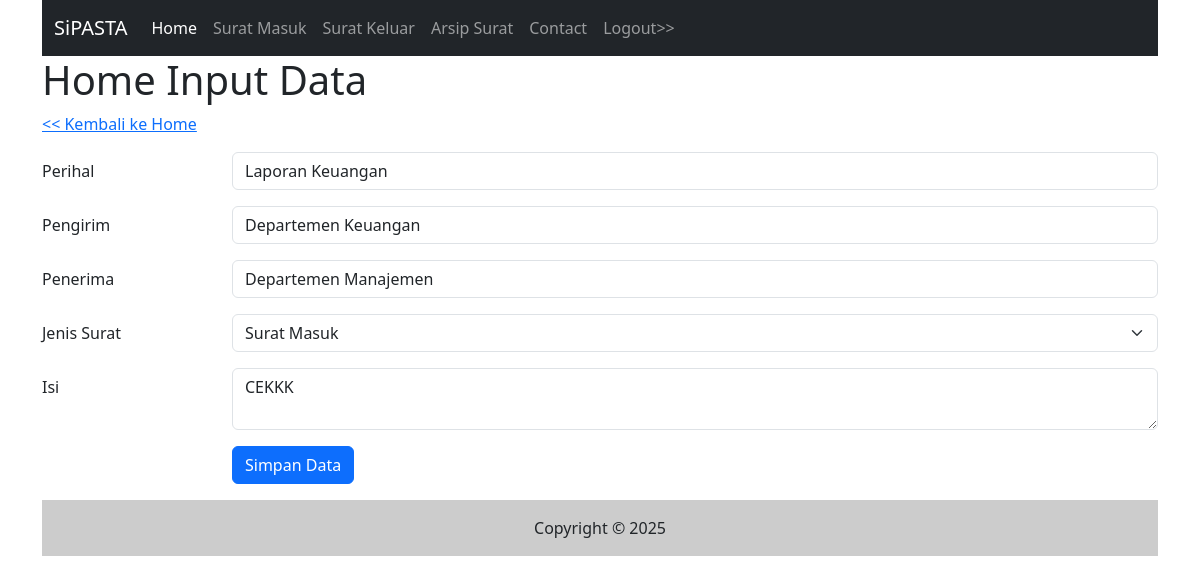
The page /admin/halaman_input.php?id=1 on the database its author committed.
### tables this page shows
CREATE TABLE `halaman` (
  `id` int(11) NOT NULL,
  `perihal` varchar(300) NOT NULL,
  `pengirim` varchar(300) NOT NULL,
  `penerima` varchar(300) NOT NULL,
  `jsurat` enum('Surat Masuk','Surat Keluar') NOT NULL,
  `isi` text NOT NULL,
  `tgl_isi` timestamp NOT NULL DEFAULT current_timestamp() ON UPDATE current_timestamp()
);

### admin/halaman_input.php (the view, shortened to what this page needs)
<?php include("inc_header.php") ?>
<?php include("../inc/inc_koneksi.php");
?>
<?php
$perihal = "";
$pengirim = "";
$penerima = "";
$jsurat = "";
$isi = "";
if(isset($_GET['id'])){
    $id = $_GET['id'];
}else{
    $id = "";
}
if($id !=""){
    $sql1       = "select * from halaman where id = '$id'";
    $q1         = mysqli_query($koneksi, $sql1);
    $r1         = mysqli_fetch_array($q1);
    $perihal    = $r1['perihal'];
    $pengirim   = $r1['pengirim'];
    $penerima   = $r1['penerima'];
    $jsurat     = $r1['jsurat'];
    $isi        = $r1['isi'];
}
?>
<h1>Home Input Data</h1>
<div class="mb-3 row">
    <a href="halaman.php">
        << Kembali ke Home</a>
</div>
<form action="" method="post">
    <div class="mb-3 row">
        <label for="perihal" class="col-sm-2 col-form-label">Perihal</label>
        <div class="col-sm-10">
            <input type="text" class="form-control" id="perihal" value="<?php echo $perihal ?>" name="perihal">
        </div>
    </div>
    <div class="mb-3 row">
        <label for="pengirim" class="col-sm-2 col-form-label">Pengirim</label>
        <div class="col-sm-10">
            <input type="text" class="form-control" id="pengirim" value="<?php echo $pengirim ?>" name="pengirim">
        </div>
    </div>
    <div class="mb-3 row">
        <label for="penerima" class="col-sm-2 col-form-label">Penerima</label>
        <div class="col-sm-10">
            <input type="text" class="form-control" id="penerima" value="<?php echo $penerima ?>" name="penerima">
        </div>
    </div>
    <div class="mb-3 row">
        <label for="jsurat" class="col-sm-2 col-form-label">Jenis Surat</label>
        <div class="col-sm-10">
            <select class="form-select" id="jsurat" name="jsurat" required>
                <option value="Surat Masuk" <?php if ($jsurat == "Surat Masuk")
                    echo "selected"; ?>>Surat Masuk</option>
            </select>
        </div>
    </div>
    <div class="mb-3 row">
        <label for="isi" class="col-sm-2 col-form-label">Isi</label>
        <div class="col-sm-10">
            <textarea name="isi" class="form-control" id="summernote"><?php echo $isi ?></textarea>
        </div>
    </div>
    <div class="mb-3 row">
        <div class="col-sm-2"></div>
        <div class="col-sm-10">
            <input type="submit" name="simpan" value="Simpan Data" class="btn btn-primary" />
        </div>
    </div>
</form>
<?php include("inc_footer.php") ?>

### rows shown on the page
halaman: perihal "Laporan Keuangan", pengirim "Departemen Keuangan", penerima "Departemen Manajemen", jsurat "Surat Masuk", isi "CEKKK"
